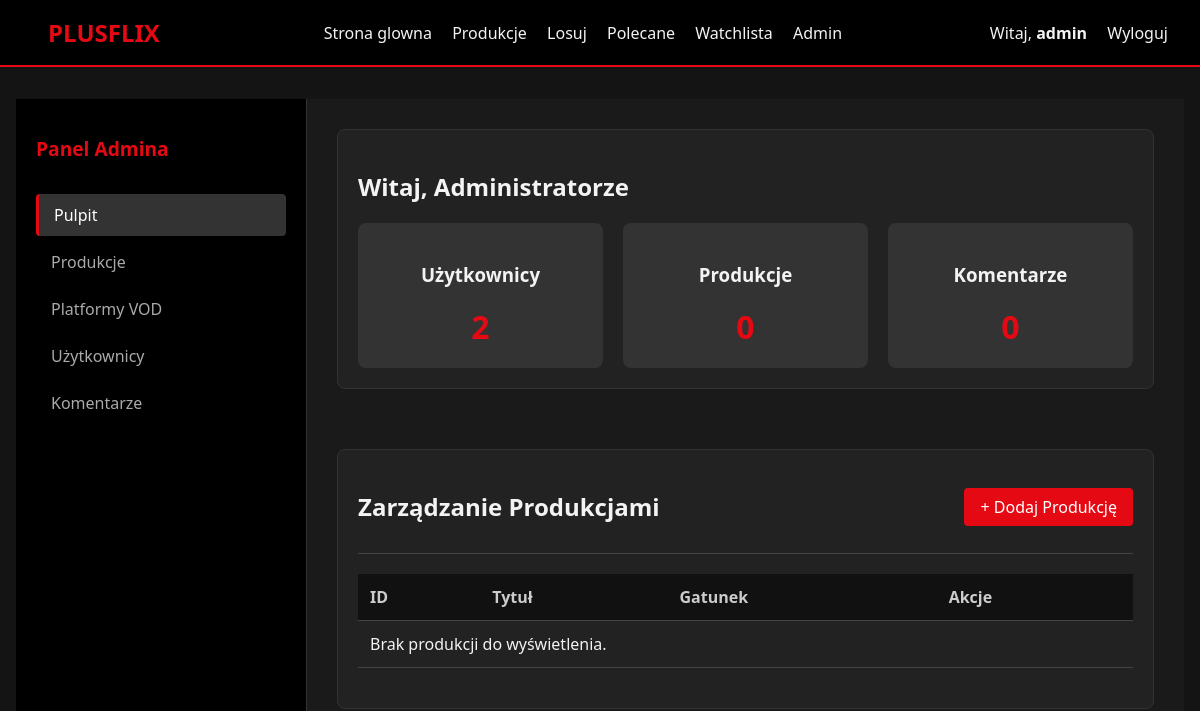
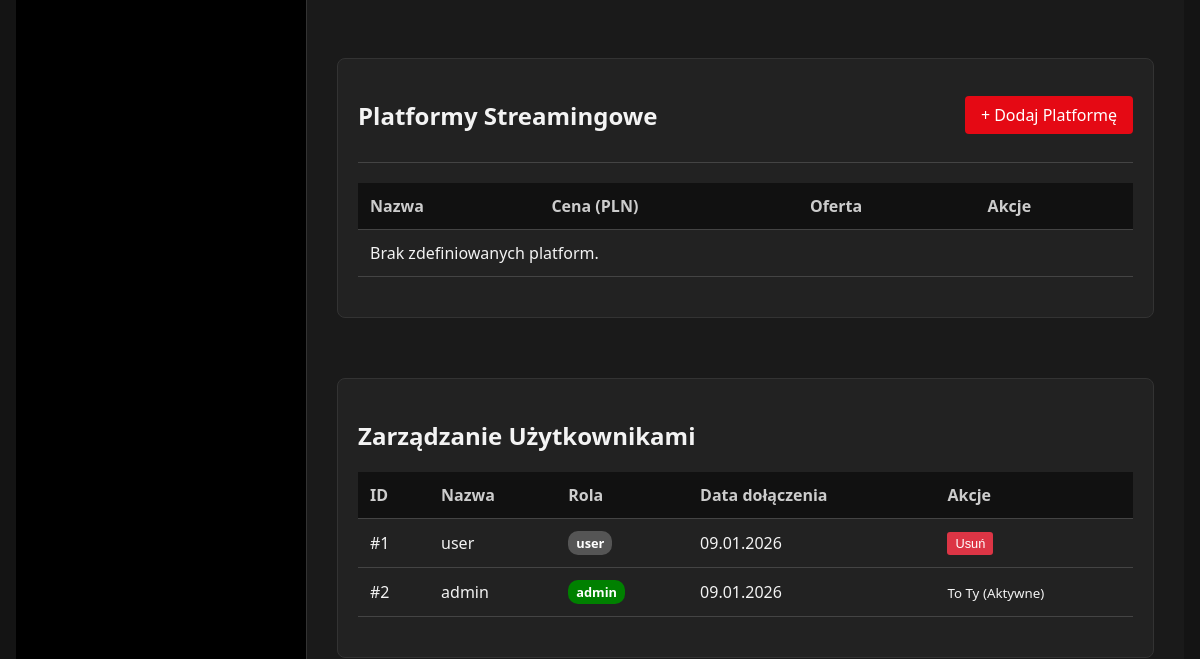
The app's page /pages/admin (signed in, upper part), older data (2 pictures, top to bottom).
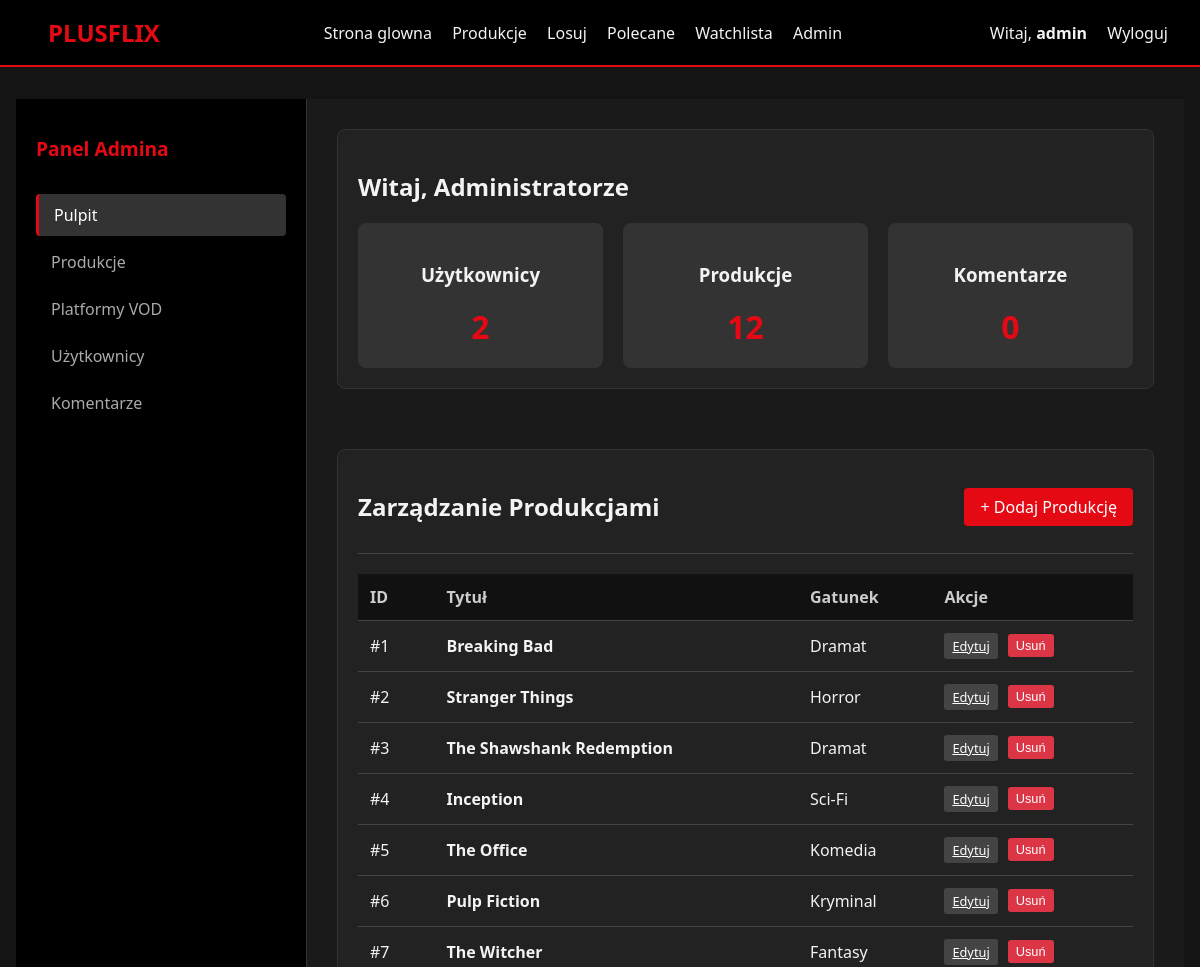
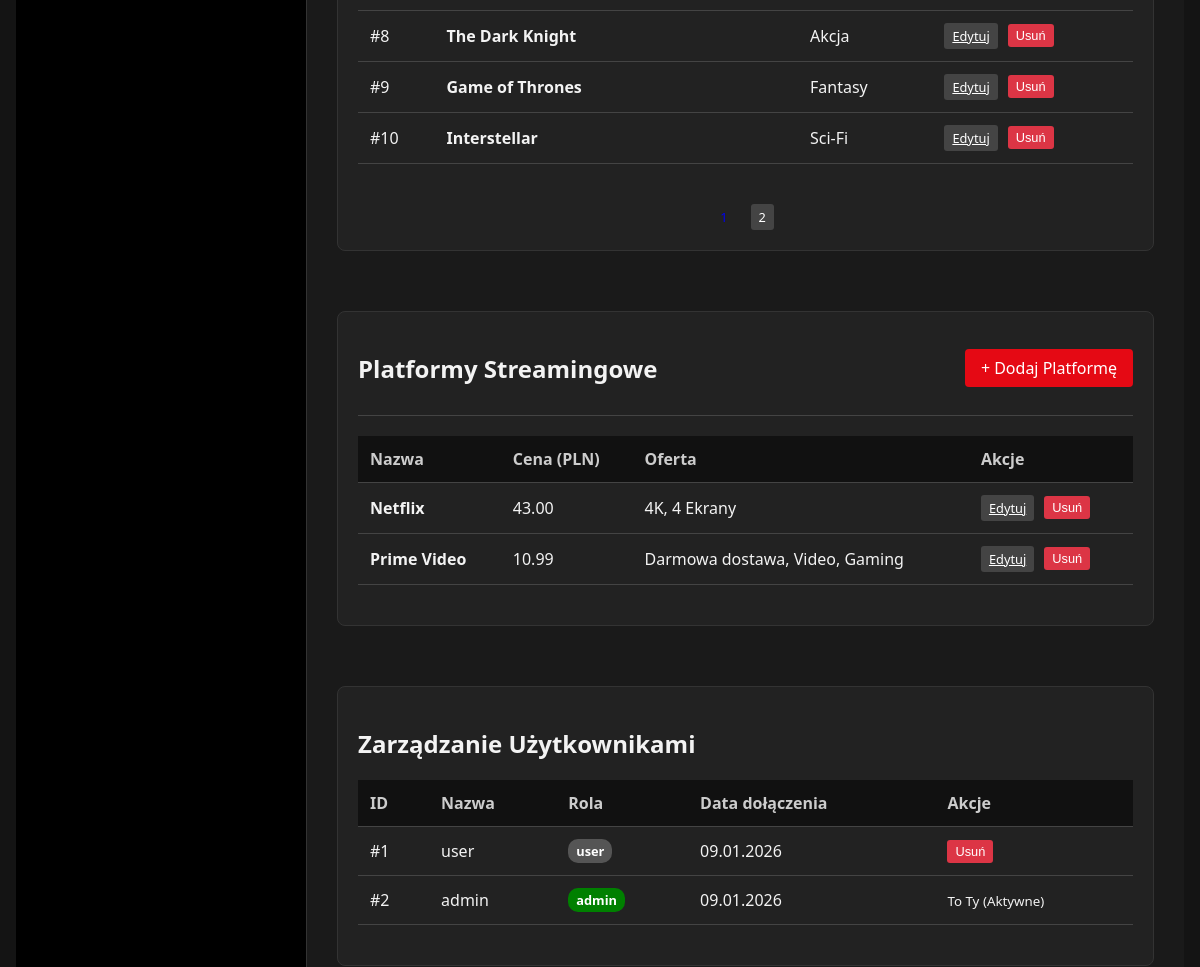
The same page, newer data (2 pictures, top to bottom).
### tables this page shows
CREATE TABLE IF NOT EXISTS users (
    id INT AUTO_INCREMENT PRIMARY KEY,
    username VARCHAR(50) NOT NULL UNIQUE,
    password VARCHAR(255) NOT NULL,
    role ENUM('user', 'admin') NOT NULL DEFAULT 'user',
    created_at TIMESTAMP DEFAULT CURRENT_TIMESTAMP
);

CREATE TABLE IF NOT EXISTS productions (
    id INT AUTO_INCREMENT PRIMARY KEY,
    title VARCHAR(255) NOT NULL,
    type VARCHAR(50) NOT NULL,
    genre_id INT,
    description TEXT,
    streaming_platforms_id INT,
    year INT,
    rating DECIMAL(3,1),
    created_at TIMESTAMP DEFAULT CURRENT_TIMESTAMP,
    FOREIGN KEY (genre_id) REFERENCES genres(id),
    FOREIGN KEY (streaming_platforms_id) REFERENCES streaming_platforms(id)
    );

CREATE TABLE IF NOT EXISTS genres (
    id INT AUTO_INCREMENT PRIMARY KEY,
    name VARCHAR(100) NOT NULL UNIQUE
);

CREATE TABLE IF NOT EXISTS streaming_platforms (
    id INT AUTO_INCREMENT PRIMARY KEY,
    name VARCHAR(100) NOT NULL,
    price DECIMAL(10,2),
    offer TEXT
    );

### app/Controllers/Pages.php (called while the page is built, shortened)
<?php
class Pages extends Controller {
    public function admin($page = 1): void {
        $movieModel = $this->model('Movie');
        $ratingModel = $this->model('Rating');
        $streamingModel = $this->model('Streaming');
        $userModel = $this->model('User');
        $limit = self::allowedPageItems;
        $offset = ($page - 1) * $limit;
        $totalMovies = $movieModel->getTotalMoviesCount();
        $movies = $movieModel->getMoviesWithPagination($limit, $offset);
        $data = [
            'movies' => $movies,
            'ratings' => $ratingModel->getAllRatings(),
            'platforms' => $streamingModel->getAllStreamings(),
            'users' => $userModel->getAllUsers(),
            'currentPage' => (int)$page,
            'totalPages' => ceil($totalMovies / $limit),
            'stats' => [
                'users' => count($userModel->getAllUsers()),
                'movies' => $totalMovies,
                'ratings' => count($ratingModel->getAllRatings())
            ],
            'title' => 'Panel administracyjny'
        ];
        $this->view('pages/admin', $data);
    }
}

### core/Router.php (called while the page is built, shortened)
<?php
class Router {
    protected string $currentMethod = 'index';
    public function __construct() {
        $url = $this->getUrl();
        if ($url && strtolower($url[0]) === 'detail') {
            $this->currentController = 'App\\Controllers\\Pages';
            $this->currentMethod = 'detail';
            unset($url[0]);
        } elseif ($url && file_exists('../app/Controllers/' . ucwords($url[0]) . '.php')) {
            unset($url[0]);
        }
        $this->currentController = new $this->currentController;
        if (isset($url[1])) {
            if (method_exists($this->currentController, $url[1])) {
                $this->currentMethod = $url[1];
                unset($url[1]);
            }
        } else if (isset($url[0]) && method_exists($this->currentController, $url[0])) {
            $this->currentMethod = $url[0];
            unset($url[0]);
        }
        $this->params = $url ? array_values($url) : [];
        call_user_func_array([$this->currentController, $this->currentMethod], $this->params);
    }
    public function getUrl(): ?array {
        if (isset($_GET['url'])) {
            $url = rtrim($_GET['url'], '/');
            $url = filter_var($url, FILTER_SANITIZE_URL);
            return explode('/', $url);
        }
        return null;
    }
}

### public/index.php (called while the page is built, shortened)
<?php
spl_autoload_register(function($className) {
    $className = str_replace('\\', '/', $className);
    $file = '../' . $className . '.php';
});
$init = new Router();

### core/Database.php (called while the page is built, shortened)
<?php
class Database {
    private string $host = DB_HOST;
    private string $user = DB_USER;
    private string $pass = DB_PASS;
    private string $dbname = DB_NAME;
    private ?PDO $dbh = null;
    private $stmt;
    public function __construct() {
        $dsn = 'mysql:host=' . $this->host . ';dbname=' . $this->dbname;
        $options = [
            PDO::ATTR_PERSISTENT => true,
            PDO::ATTR_ERRMODE => PDO::ERRMODE_EXCEPTION,
            PDO::ATTR_DEFAULT_FETCH_MODE => PDO::FETCH_OBJ
        ];
        try {
            $this->dbh = new PDO($dsn, $this->user, $this->pass, $options);
        } catch (PDOException $e) {
            $this->error = $e->getMessage();
            echo "Błąd połączenia: " . $this->error;
        }
    }
    public function query(string $sql): void {
        $this->stmt = $this->dbh->prepare($sql);
    }
    public function bind($param, $value, $type = null): void {
        if (is_null($type)) {
            $type = match (true) {
                is_int($value) => PDO::PARAM_INT,
                is_bool($value) => PDO::PARAM_BOOL,
                is_null($value) => PDO::PARAM_NULL,
                default => PDO::PARAM_STR,
            };
        }
        $this->stmt->bindValue($param, $value, $type);
    }
    public function execute(): bool {
        return $this->stmt->execute();
    }
    public function resultSet(): array {
        $this->execute();
        return $this->stmt->fetchAll();
    }
    public function single() {
        $this->execute();
        return $this->stmt->fetch();
    }
}

### app/Models/User.php (called while the page is built, shortened)
<?php
class User extends Model {
    public function getAllUsers() {
        $this->db->query("SELECT id, username, role, created_at FROM users ORDER BY created_at DESC");
        return $this->db->resultSet();
    }
}

### core/Model.php (called while the page is built, shortened)
<?php
abstract class Model {
    public function __construct(Database $db) {
        $this->db = $db;
    }
}

### app/Models/Movie.php (called while the page is built, shortened)
<?php
class Movie extends Model {
    public function getMoviesWithPagination($limit, $offset) {
        $this->db->query('SELECT p.*, g.name as genre, sp.name as streaming_platforms
                      FROM productions p
                      LEFT JOIN genres g ON p.genre_id = g.id
                      Left JOIN streaming_platforms sp ON p.streaming_platforms_id = sp.id
                      ORDER BY p.created_at DESC
                      LIMIT :limit OFFSET :offset');
        $this->db->bind(':limit', (int)$limit);
        $this->db->bind(':offset', (int)$offset);
        return $this->db->resultSet();
    }
    public function getTotalMoviesCount() {
        $this->db->query('SELECT COUNT(*) as total FROM productions');
        $row = $this->db->single();
        return $row->total;
    }
}

### app/Models/Rating.php (called while the page is built, shortened)
<?php
class Rating extends Model {
    public function getAllRatings() {
        $this->db->query('SELECT r.*, u.username, p.title as production_title FROM ratings r JOIN users u ON r.user_id = u.id JOIN productions p ON r.production_id = p.id ORDER BY r.is_approved ASC, r.created_at DESC');
        return $this->db->resultSet();
    }
}

### app/Models/Streaming.php (called while the page is built, shortened)
<?php
class Streaming extends Model {
    public function getAllStreamings() {
        $this->db->query("SELECT * FROM streaming_platforms ORDER BY name ASC");
        return $this->db->resultSet();
    }
}

### app/Views/pages/admin.php (the view, shortened to what the changed rows need)
<div class="admin-container">
    <aside class="admin-sidebar">
        <h2>Panel Admina</h2>
    </aside>
    <main class="admin-content">
        <section id="dashboard" class="admin-section">
            <h1>Witaj, Administratorze</h1>
            <div class="stats-grid">
                <div class="stat-card">
                    <h3>Produkcje</h3>
                    <p class="stat-number"><?php echo $data['stats']['movies']; ?></p>
                </div>
            </div>
        </section>
        <section id="productions" class="admin-section">
            <div class="section-header">
                <h2>Zarządzanie Produkcjami</h2>
            </div>
            <div class="table-responsive">
                <table class="admin-table">
                    <thead>
                    <tr><th>ID</th><th>Tytuł</th><th>Gatunek</th><th>Akcje</th></tr>
                    </thead>
                    <tbody>
                    <?php if(!empty($data['movies'])) : ?>
                        <?php foreach($data['movies'] as $movie) : ?>
                            <tr>
                                <td>#<?php echo $movie->id; ?></td>
                                <td><strong><?php echo htmlspecialchars($movie->title); ?></strong></td>
                                <td><?php echo htmlspecialchars($movie->genre); ?></td>
                                <td>
                                    <div class="flex-gap-5">
                                        <a href="<?php echo URLROOT; ?>/pages/editProduction/<?php echo $movie->id; ?>" class="btn-sm btn-edit">Edytuj</a>
                                        <form action="<?php echo URLROOT; ?>/pages/deleteProduction/<?php echo $movie->id; ?>" method="post" onsubmit="return confirm('Czy na pewno chcesz usunąć tę produkcję?');">
                                            <button type="submit" class="btn-sm btn-delete">Usuń</button>
                                        </form>
                                    </div>
                                </td>
                            </tr>
                        <?php endforeach; ?>
                    <?php else : ?>
                        <tr><td colspan="4" class="text-center">Brak produkcji do wyświetlenia.</td></tr>
                    <?php endif; ?>
                    </tbody>
                </table>
            </div>
            <?php if(isset($data['totalPages']) && $data['totalPages'] > 1) : ?>
                <div class="pagination-admin">
                    <?php for($i = 1; $i <= $data['totalPages']; $i++) : ?>
                        <a href="<?php echo URLROOT; ?>/pages/admin/<?php echo $i; ?>#productions"
                           class="btn-sm <?php echo ($i == $data['currentPage']) ? 'btn-primary' : 'btn-edit'; ?>">
                            <?php echo $i; ?>
                        </a>
                    <?php endfor; ?>
                </div>
            <?php endif; ?>
        </section>
        <section id="streaming" class="admin-section">
            <div class="section-header">
                <h2>Platformy Streamingowe</h2>
            </div>
            <div class="table-responsive">
                <table class="admin-table">
                    <thead>
                    <tr><th>Nazwa</th><th>Cena (PLN)</th><th>Oferta</th><th>Akcje</th></tr>
                    </thead>
                    <tbody>
                    <?php if(!empty($data['platforms'])) : ?>
                        <?php foreach($data['platforms'] as $platform) : ?>
                            <tr>
                                <td><strong><?php echo htmlspecialchars($platform->name); ?></strong></td>
                                <td><?php echo number_format($platform->price, 2); ?></td>
                                <td><?php echo htmlspecialchars($platform->offer); ?></td>
                                <td>
                                    <div class="flex-gap-5">
                                        <a href="<?php echo URLROOT; ?>/pages/editPlatform/<?php echo $platform->id; ?>" class="btn-sm btn-edit">Edytuj</a>
                                        <form action="<?php echo URLROOT; ?>/pages/deletePlatform/<?php echo $platform->id; ?>" method="post" onsubmit="return confirm('Czy na pewno chcesz usunąć tę platformę?');">
                                            <button type="submit" class="btn-sm btn-delete">Usuń</button>
                                        </form>
                                    </div>
                                </td>
                            </tr>
                        <?php endforeach; ?>
                    <?php else: ?>
                        <tr><td colspan="4" class="text-center">Brak zdefiniowanych platform.</td></tr>
                    <?php endif; ?>
                    </tbody>
                </table>
            </div>
        </section>
        <section id="users" class="admin-section">
            <h2>Zarządzanie Użytkownikami</h2>
            <div class="table-responsive">
                <table class="admin-table">
                    <thead>
                    <tr><th>ID</th><th>Nazwa</th><th>Rola</th><th>Data dołączenia</th><th>Akcje</th></tr>
                    </thead>
                    <tbody>
                    <?php if(!empty($data['users'])) : ?>
                        <?php foreach($data['users'] as $user) : ?>
                            <tr>
                                <td>#<?php echo $user->id; ?></td>
                                <td><?php echo htmlspecialchars($user->username); ?></td>
                                <td>
                                    <span class="badge <?php echo ($user->role == 'admin') ? 'badge-approved' : 'badge-user'; ?>">
                                        <?php echo $user->role; ?>
                                    </span>
                                </td>
                                <td><?php echo date('d.m.Y', strtotime($user->created_at)); ?></td>
                                <td>
                                    <?php if($user->id != $_SESSION['user_id']) : ?>
                                        <form action="<?php echo URLROOT; ?>/pages/deleteUser/<?php echo $user->id; ?>" method="post" onsubmit="return confirm('Usunąć tego użytkownika?');">
                                            <button type="submit" class="btn-sm btn-delete">Usuń</button>
                                        </form>
                                    <?php else: ?>
                                        <small>To Ty (Aktywne)</small>
                                    <?php endif; ?>
                                </td>
                            </tr>
                        <?php endforeach; ?>
                    <?php endif; ?>
                    </tbody>
                </table>
            </div>
        </section>
    </main>
</div>

Row changes from the older to the newer data that the page shows:
added productions: id "1", title "Breaking Bad", genre.name "Dramat"
added productions: id "2", title "Stranger Things", genre.name "Horror"
added productions: id "3", title "The Shawshank Redemption", genre.name "Dramat"
added productions: id "4", title "Inception", genre.name "Sci-Fi"
added productions: id "5", title "The Office", genre.name "Komedia"
added productions: id "6", title "Pulp Fiction", genre.name "Kryminal"
added productions: id "7", title "The Witcher", genre.name "Fantasy"
added productions: id "8", title "The Dark Knight", genre.name "Akcja"
added productions: id "9", title "Game of Thrones", genre.name "Fantasy"
added productions: id "10", title "Interstellar", genre.name "Sci-Fi"
added streaming_platforms: name "Netflix", price "43.00", offer "4K, 4 Ekrany"
added streaming_platforms: name "Prime Video", price "10.99", offer "Darmowa dostawa, Video, Gaming"
Text that changed along with them:
$data['stats']['movies']: "0" → "12"
new list line: "2"
text no longer shown: "Brak produkcji do wyświetlenia. Brak zdefiniowanych platform."
